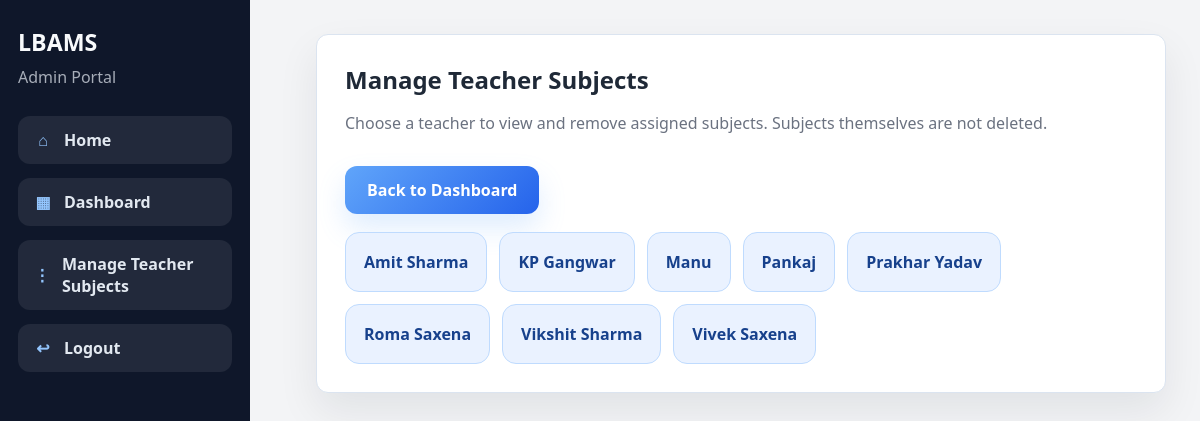
The app's page /admin/manage-teacher-subjects (signed in) with its own data.
### models.py (models this page shows, shortened)
class User(UserMixin, db.Model):
    __tablename__ = "users"
    id = db.Column(db.Integer, primary_key=True)
    username = db.Column(db.String(80), unique=True, nullable=False)
    password_hash = db.Column(db.String(255), nullable=False)
    role = db.Column(db.String(20), nullable=False)
    student = db.relationship("Student", back_populates="user", uselist=False)
    teacher = db.relationship("Teacher", back_populates="user", uselist=False)
    admin = db.relationship("Admin", back_populates="user", uselist=False)

class Teacher(db.Model):
    __tablename__ = "teachers"
    id = db.Column(db.Integer, primary_key=True)
    user_id = db.Column(db.Integer, db.ForeignKey("users.id"), unique=True, nullable=False)
    full_name = db.Column(db.String(120), nullable=False)
    employee_code = db.Column(db.String(30), unique=True, nullable=False)
    user = db.relationship("User", back_populates="teacher")
    subject_assignments = db.relationship(
        "Subject",
        secondary=teacher_subjects,
        back_populates="teachers",
    )

### routes/admin_routes.py (the view)
@admin_bp.route("/manage-teacher-subjects")
@login_required
def manage_teacher_subjects():
    access_redirect = require_admin_login()
    if access_redirect:
        return access_redirect
    teachers = Teacher.query.order_by(Teacher.full_name).all()
    return render_template(
        "admin/manage_teacher_subjects.html",
        teachers=teachers,
    )

### app.py (called while the page is built)
@login_manager.user_loader
def load_user(user_id):
    return db.session.get(User, int(user_id))

### routes/admin_routes.py (called while the page is built)
def admin_required():
    return current_user.is_authenticated and current_user.role == "admin"

def require_admin_login():
    if admin_required():
        return None
    if current_user.is_authenticated:
        logout_user()
    flash("Admin email and password are required to open the admin dashboard.", "danger")
    return redirect(url_for("auth.login"))

### templates/admin/manage_teacher_subjects.html (shortened to what this page needs)
{% extends "base.html" %}
{% block content %}
<section class="dashboard-grid">
    <div class="card">
        <div class="section-header">
            <div>
                <h2>Manage Teacher Subjects</h2>
                <p class="muted">Choose a teacher to view and remove assigned subjects. Subjects themselves are not deleted.</p>
            </div>
            <a class="btn btn-secondary" href="{{ url_for('admin.dashboard') }}">Back to Dashboard</a>
        </div>
        <div class="subject-list">
            {% for teacher in teachers %}
            <a class="subject-pill" href="{{ url_for('admin.teacher_subjects', teacher_id=teacher.id) }}">
                {{ teacher.full_name }}
            </a>
            {% else %}
            <p>No teachers found.</p>
            {% endfor %}
        </div>
    </div>
</section>
{% endblock %}

### templates/base.html (shortened to what this page needs)
<!DOCTYPE html>
<html lang="en">
<head>
    <link rel="stylesheet" href="{{ url_for('static', filename='css/style.css') }}">
</head>
<body>
    <div class="page-shell">
        {% if current_user.is_authenticated %}
        <aside class="sidebar">
            <div class="sidebar-brand">
                <h2>LBAMS</h2>
                <p class="muted">{{ current_user.role|title }} Portal</p>
            </div>
            <nav class="nav-links">
                <a href="{{ url_for('main.home') }}"><span class="nav-icon">&#8962;</span><span>Home</span></a>
                {% if current_user.role == 'admin' %}
                <a href="{{ url_for('admin.dashboard') }}"><span class="nav-icon">&#9638;</span><span>Dashboard</span></a>
                <a href="{{ url_for('admin.manage_teacher_subjects') }}"><span class="nav-icon">&#8942;</span><span>Manage Teacher Subjects</span></a>
                {% elif current_user.role == 'teacher' %}
                <a href="{{ url_for('teacher.dashboard') }}"><span class="nav-icon">&#9638;</span><span>Dashboard</span></a>
                {% elif current_user.role == 'student' %}
                <a href="{{ url_for('student.dashboard') }}"><span class="nav-icon">&#9638;</span><span>Dashboard</span></a>
                {% endif %}
                <a href="{{ url_for('auth.logout') }}"><span class="nav-icon">&#8617;</span><span>Logout</span></a>
            </nav>
        </aside>
        {% endif %}
        <main class="content {% if not current_user.is_authenticated %}content-full{% endif %}">
            {% block content %}{% endblock %}
        </main>
    </div>
</body>
</html>

### static/css/style.css (style rules this page uses)
:root { --bg: #f3f4f6; --surface: #ffffff; --text: #1f2937; --muted: #6b7280; --primary: #2563eb; --primary-dark: #1d4ed8; --primary-soft: #eaf2ff; --navy: #0f172a; --success: #1f9d55; --danger: #d64545; --border: #dbe4f0; --shadow: 0 18px 40px rgba(15, 23, 42, 0.08); --shadow-strong: 0 30px 70px rgba(15, 23, 42, 0.12); --sidebar-width: 250px; }
* { box-sizing: border-box; }
body { margin: 0; font-family: "Segoe UI", Tahoma, Geneva, Verdana, sans-serif; background: var(--bg); color: var(--text); }
a { color: inherit; text-decoration: none; }
.page-shell { min-height: 100vh; display: flex; }
.sidebar { width: var(--sidebar-width); background: #0f172a; color: #f8fafc; padding: 26px 18px; display: flex; flex-direction: column; justify-content: flex-start; gap: 28px; position: fixed; top: 0; left: 0; height: 100vh; }
.sidebar-brand h2 { margin: 0; font-size: 1.45rem; }
.sidebar-brand p { margin: 8px 0 0; color: rgba(226, 232, 240, 0.72); }
.nav-links { display: grid; gap: 14px; margin-top: 0; }
.nav-links a { display: flex; align-items: center; gap: 12px; padding: 13px 16px; border-radius: 12px; background: rgba(255, 255, 255, 0.08); color: #e2e8f0; font-weight: 600; transition: background 0.18s ease, transform 0.18s ease, color 0.18s ease; }
.nav-icon { width: 18px; display: inline-flex; justify-content: center; color: #93c5fd; }
.content { flex: 1; padding: 34px; margin-left: calc(var(--sidebar-width) + 32px); }
.hero-card, .card { background: var(--surface); border: 1px solid var(--border); border-radius: 12px; box-shadow: var(--shadow); padding: 28px; }
.muted, .eyebrow { color: var(--muted); }
.role-grid, .stats-row, .dashboard-grid { display: grid; gap: 20px; }
.dashboard-grid { grid-template-columns: repeat(auto-fit, minmax(320px, 1fr)); }
.role-card, .subject-pill { padding: 18px; border-radius: 14px; background: var(--primary-soft); border: 1px solid #bfdbfe; display: inline-flex; justify-content: center; align-items: center; font-weight: 600; color: #17418c; transition: transform 0.18s ease, box-shadow 0.18s ease, background 0.18s ease; }
.subject-list { display: flex; flex-wrap: wrap; gap: 12px; }
.btn { border: none; border-radius: 12px; padding: 13px 22px; cursor: pointer; font-weight: 600; transition: transform 0.18s ease, box-shadow 0.18s ease, opacity 0.18s ease; }
.btn-secondary { background: linear-gradient(135deg, #60a5fa 0%, #2563eb 100%); color: #fff; box-shadow: 0 14px 28px rgba(96, 165, 250, 0.2); }
.section-header { display: flex; justify-content: space-between; align-items: flex-start; gap: 16px; margin-bottom: 18px; flex-wrap: wrap; }
.section-header h2 { margin: 0 0 6px; }

### records on screen
User: role "Admin"
Teacher: full_name "Amit Sharma"
Teacher: full_name "KP Gangwar"
Teacher: full_name "Manu"
Teacher: full_name "Pankaj"
Teacher: full_name "Prakhar Yadav"
Teacher: full_name "Roma Saxena"
Teacher: full_name "Vikshit Sharma"
Teacher: full_name "Vivek Saxena"
